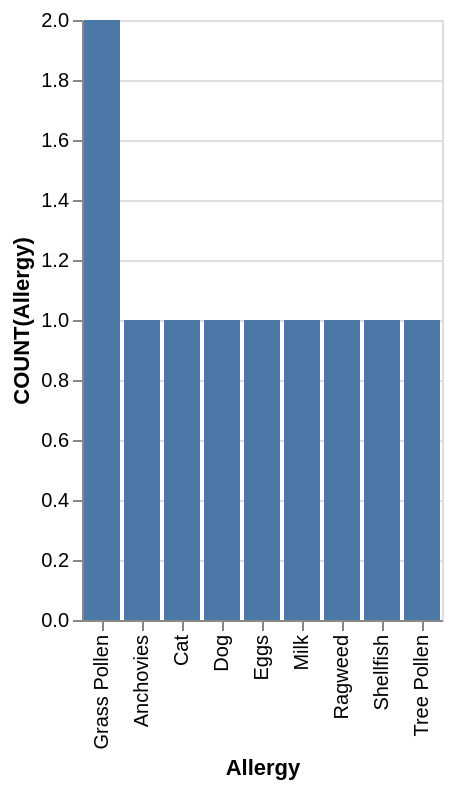

Vega-Lite specification for this chart:
### Vega-Lite specification from a JSON file in a GitHub repository (floating-point values rounded to 4 significant figures)
{"data": {"values": [{"x_data": "Anchovies", "y_data": 1}, {"x_data": "Cat", "y_data": 1}, {"x_data": "Dog", "y_data": 1}, {"x_data": "Eggs", "y_data": 1}, {"x_data": "Grass Pollen", "y_data": 2}, {"x_data": "Milk", "y_data": 1}, {"x_data": "Ragweed", "y_data": 1}, {"x_data": "Shellfish", "y_data": 1}, {"x_data": "Tree Pollen", "y_data": 1}]}, "mark": "bar", "encoding": {"x": {"field": "x_data", "type": "nominal", "title": "Allergy", "sort": {"op": "sum", "field": "y_data", "order": "descending"}}, "y": {"field": "y_data", "type": "quantitative", "title": "COUNT(Allergy)"}}}
